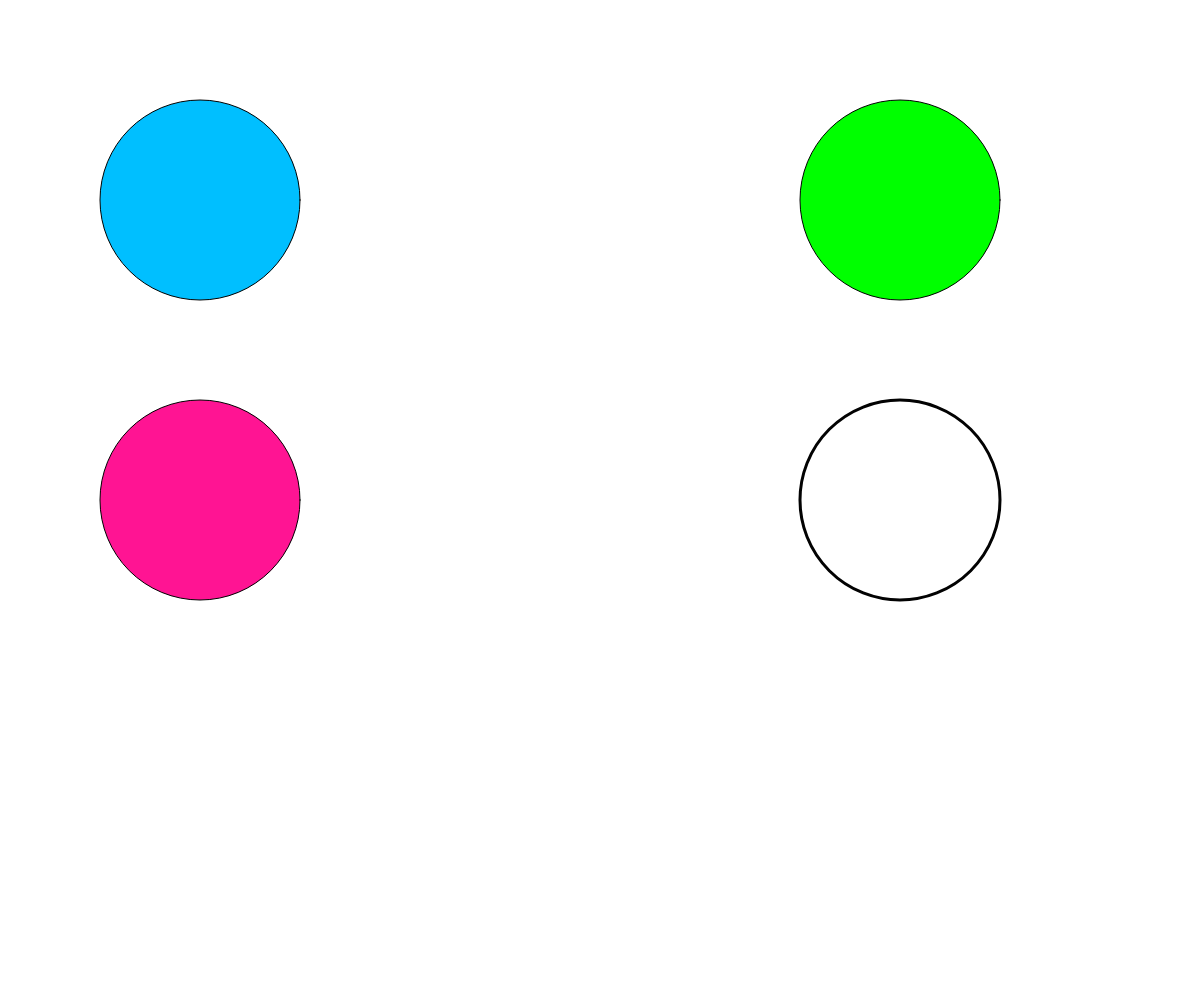
Frame 1 (no input)
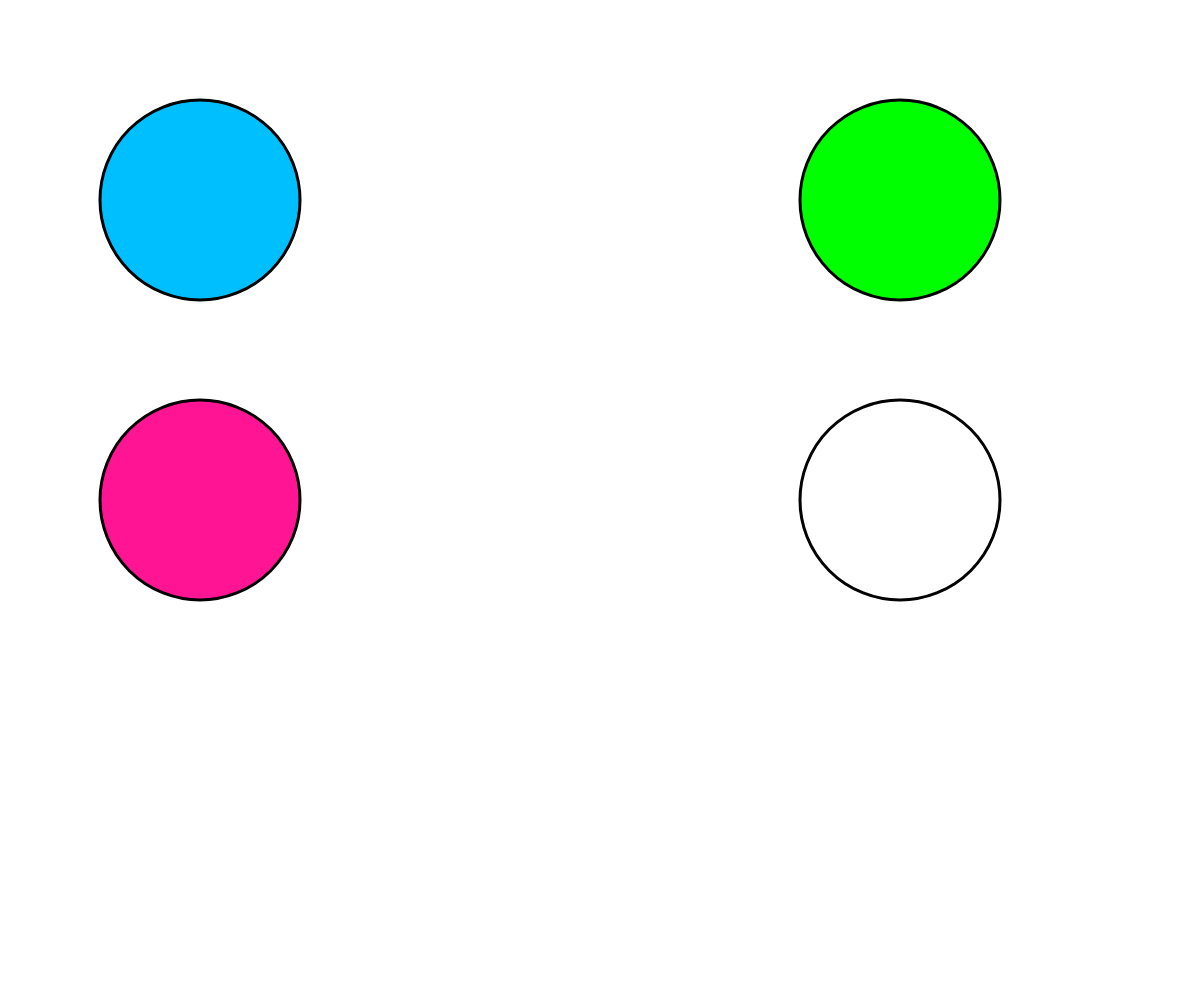
Frame 60 (no input)
Frame 120 (the mouse pressed at the canvas centre since frame 60): identical to frame 60, image omitted

The p5.js sketch that drew these frames (run headless with seeded random() and noise() and a simulated clock; from frame 60 on, the mouse is pressed at the canvas centre):

// p5.js sketch
// ── sketch.js
function setup() {
    createCanvas(windowWidth, windowHeight);
  }
  
  function draw() {
    background(255, 255, 255);

    fill (0,191,255)
    circle(200,200, 200);


    fill(0,255,0)
    circle(900, 200, 200);


    fill(255,20,147)
    circle(200, 500, 200);

    noFill()
    stroke (2)
    strokeWeight(3)
    circle(900, 500, 200);
    
  }

  
